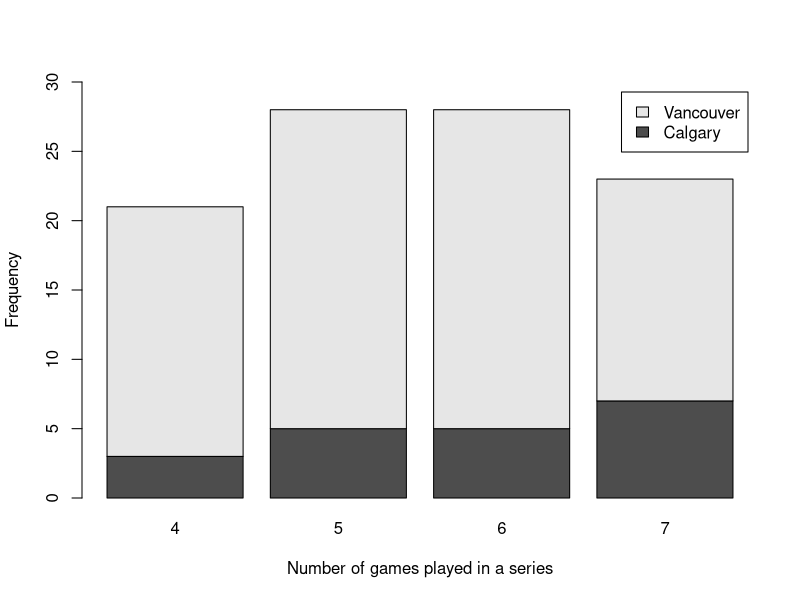

Reproduce this figure in R.
# This is the script for our playoff bracket simulation. We can use the ratings
# that we generate from our main elo model to predict the likelihood of any playoff
# series. We can simulate a series any number of times to show the most likely
# result in both the winner of the series and the most probable number of games played
# in a series.




# Functions

# This is our second elo function. This function takes the ratings of two teams
# and gives both the updated scores should either team win or lose as well as the
# probability that either team win.
elo.test <- function(TeamA, TeamB, k) {   # Team A and Team B values are their numeric ratings
  # k is the weight of calculation factor
  
  # This calculation is for the expected values for both teams
  EVA <- (1 / (1 + 10^((TeamB - TeamA)/400))) # This compares the ratings relative
  EVB <- (1 / (1 + 10^((TeamA - TeamB)/400))) # to the opposing team in order to
  # give a probability of winning
  
  # Calculating change in rating if win or lose for Team 1
  UpdateWinA  <- TeamA + k * (1 - EVA)
  UpdateLoseA  <- TeamA + k * (0 - EVA)
  
  # The same calculation as above for Team 2
  UpdateWinB <- TeamB + ((1-EVB)* k)
  UpdateLoseB <- TeamB + ((0-EVB)* k)
  
  # prob is the expected score column giving probabilities for winning
  # this creates a data frame of the expected values given as percentage
  prob <- (data.frame(prob=c(EVA,EVB)) * 100)
  # Win A shows the updated ratings should TeamA win
  WinA <- (data.frame(Win1=c(UpdateWinA,UpdateLoseB)))
  # Win B shows the updated ratings for both players should TeamB win
  WinB <- (data.frame(Win2=c(UpdateLoseA,UpdateWinB)))
  
  dattable <- cbind(prob,WinA,WinB)
  rownames(dattable) <- c('TeamA','TeamB')
  return(dattable)
}
# The elo.test.a function serves to store only the probability given of Team A winning.
# There is likely a more code-efficient way of accomplishing this, but I had
# already written the elo.test code and this worked sufficiently well in an
# acceptable amount of time
elo.test.a <- function(team.elo.a, team.elo.b, k){
  elo.test.a.result <- elo.test(team.elo.a, team.elo.b, k)
  stored.result <- elo.test.a.result[1,1]
  return(stored.result)
}



simulate.series <- function(team.elo.a, team.elo.b, team.a, team.b) {
  win.counter <- c(0,0)
  names(win.counter) <- c('a', 'b')
  
  while(max(win.counter) != 4) {
    
    # Calculate winning percentage of team A 
    win.p.a <- elo.test.a(team.elo.a, team.elo.b, k)
    win.p.a <- win.p.a/100
    win.test <- rbinom(1 , 1, win.p.a)
    if(win.test == 1) {
      some.winner <- 
        win.vector <- 1
      wins.toadd <- c(1,0)
    } else {
      some.winner <- 'B'
      win.vector <- 0
      wins.toadd <- c(0,1)
    }
    
    win.counter <- win.counter + wins.toadd
  }
  
  # Determine winner and return number of games
  n.games <- sum(win.counter)
  
  winner <- names(which(win.counter == 4))
  if(winner == 'a') {
    winning.team = team.a
  } else {
    winning.team = team.b
  }
  return(c(winning.team, n.games))
}



# If we want to run our simulation, we first need to set a k value
# by default, an elo model has a k value of 32. 
k <- 32
# We then run the simulation a single time
# We input given values for the two teams
# For example, lets say that Winnipeg has an elo rating of 1200 and Nashville
# has a rating of 1100. Thus,
simulate.series(1200,1100, 'Winnipeg', 'Nashville')
# This gives us the winner and in how many games played in the series


# We can choose to run this simulation any number of times and find the frequency
# distribution of outcomes
# In this example, we run the simulation 100 times.
set.seed(123)
testing.sim <- replicate(
  100,
  {
     simulate.series(1200,1100,'Vancouver', 'Calgary')
  }
)
# We then store this result and show the frequency on a barplot
testing.sim <- t(testing.sim)  # The data is stored odd, so we apply a transpose
colnames(testing.sim) <- c("Team", "Series Length")
testing.sim <- as.data.frame(testing.sim)
barplot(table(testing.sim), ylim =c(0,30), legend.text = TRUE, xlab = "Number of games played in a series", ylab = "Frequency")
table(testing.sim)


